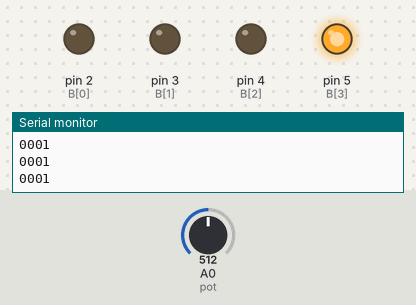
Recording of a sketch running on a simulated Arduino Uno, built with avr-gcc and run on an emulated ATmega328P. On the bench: output pins drawn as LEDs (lit = HIGH), the last lines printed to the serial monitor. The test bench sets the inputs (shaded band); at power-on: A0 (pot) = 512.

Above: at 1.2 s.
1.3 s: A0 (pot) set to 559
2.8 s: A0 (pot) set to 583
At 3.6 s:
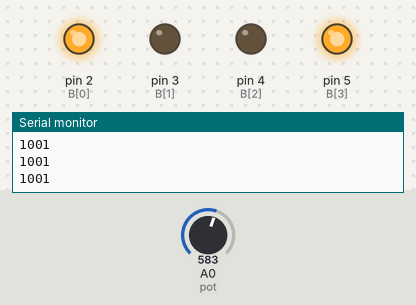
4.3 s: A0 (pot) set to 511
At 5.0 s:
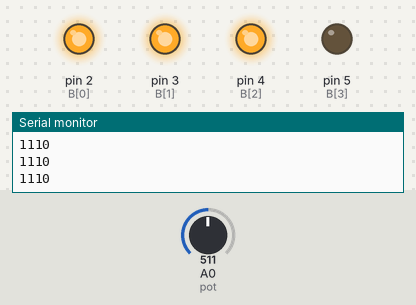
5.9 s: A0 (pot) set to 457
7.4 s: A0 (pot) set to 438
At 8.6 s:
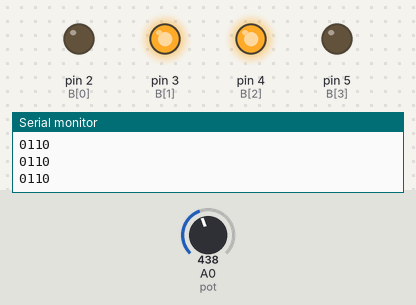
8.9 s: A0 (pot) set to 400
10.4 s: A0 (pot) set to 365
At 11.3 s:
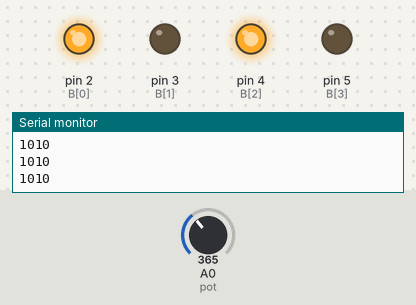
Timing chart, 0 to 12.9 s (numbered marks = the images above; inputs shaded):
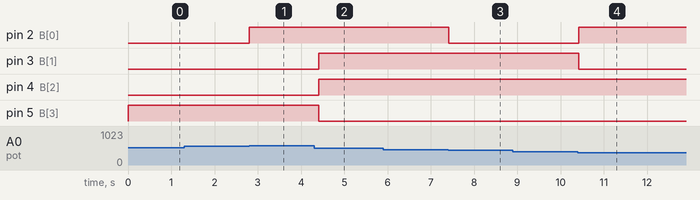

Measured:
- the behaviour switches between 575 and 576 on A0 (pot) (found by bisection; images 0 and 1)
- the behaviour switches between 448 and 447 on A0 (pot) (found by bisection; images 2 and 3)
- the behaviour switches between 384 and 383 on A0 (pot) (found by bisection; images 3 and 4)
- after the input at 2.8 s, pin 2 (B[0]): LOW → HIGH at once
- after the input at 4.3 s, pin 3 (B[1]), pin 4 (B[2]): LOW → HIGH after 0.11 s; pin 5 (B[3]): HIGH → LOW after 0.11 s
- after the input at 7.4 s, pin 2 (B[0]): HIGH → LOW at once
- after the input at 10.4 s, pin 2 (B[0]): LOW → HIGH at once; pin 3 (B[1]): HIGH → LOW at once

The sketch:

Lab3.ino
```cpp
                                                                                                                                                                                                                                                                                                                                    int B[4] = {2, 3, 4, 5};
int pot = A0;

void setup() {
  // put your setup code here, to run once:
  pinMode(pot, INPUT);
  for (int i = 0; i < 4; i++) {
    pinMode(B[i], OUTPUT);
 }
  Serial.begin(9600);
}


void loop(){
  int potRead = analogRead(pot);
  int lightstage = map(potRead, 0, 1023, 0, 16);
  //Serial.println(lightstage, BIN);
  Serial.print((lightstage >> 0) & 1);
  Serial.print((lightstage >> 1) & 1);
  Serial.print((lightstage >> 2) & 1);
  Serial.println((lightstage >> 3) & 1);
  for(int i = 0; i < 4; i++){
    digitalWrite(B[i], (lightstage >> i) & 1);
  }
  delay(200);
}
```
